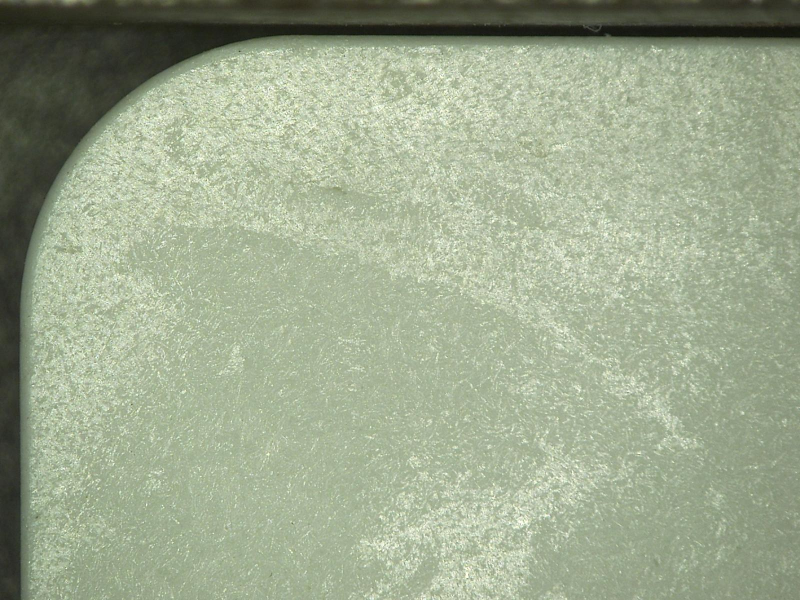
#> input picture template_trial/surfacedata/Nr385.jpg, 1600 x 1200 px, found by its file name (shown at 1/2 size)
$ jupyter execute SurfaceEnhance.ipynb
#> lines starting #> are read from the running program, lines starting #| are printed output that depends on the picture; after the words box and inside, x2 and y2 are one past the last pixel; in counts of white or black regions, pixels touching at a corner belong together
[cell 1]
import cv2
import numpy as np
import matplotlib.pyplot as plt

[cell 2]
# Resize window to display all image
def ResizeWithAspectRatio(image, width=None, height=None, inter=cv2.INTER_AREA):
    dim = None
    (h, w) = image.shape[:2]

    if width is None and height is None:
        return image
    if width is None:
        r = height / float(h)
        dim = (int(w * r), height)
    else:
        r = width / float(w)
        dim = (width, int(h * r))

    return cv2.resize(image, dim, interpolation=inter)

[cell 3]
img = cv2.imread('surfacedata/contrastcrop/Nr385.jpg')
#> img is the input picture: shape (1200, 1600, 3); mean B, G, R 142.7, 168.7, 157.3
# below is from original code
#img1 = cv2.imread('cylinder.png')
#images=np.concatenate(img(img,img1),axis=1)

img_rs = ResizeWithAspectRatio(img, width=1000)
cv2.imshow("Image",img_rs)
cv2.waitKey(0)
cv2.destroyAllWindows()

[cell 4]
# Convert to Grayscale image
gray_img=cv2.cvtColor(img,cv2.COLOR_BGR2GRAY)
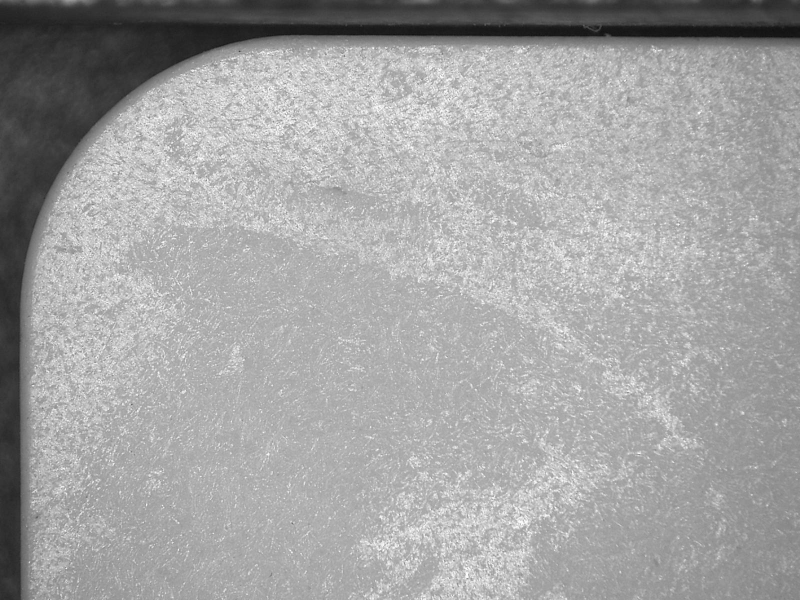
#> gray_img: shape (1200, 1600) (shown at 1/2 size); min 8, max 254, mean 162.4

# find histogram of grayscale and display
hist=cv2.calcHist(gray_img,[0],None,[256],[0,256])
#> hist = 256 values, max 47 at index 60, min 0 at index 0, mean 6.25

plt.subplot(121)
plt.title("Image1")
plt.xlabel('bins')
plt.ylabel("No of pixels")
plt.plot(hist)
plt.show()
#> figure, not shown here; curve peaks at x = 60, y = 47

[cell 5]
# Normalise brightness and increase contrast
gray_img_eqhist=cv2.equalizeHist(gray_img)
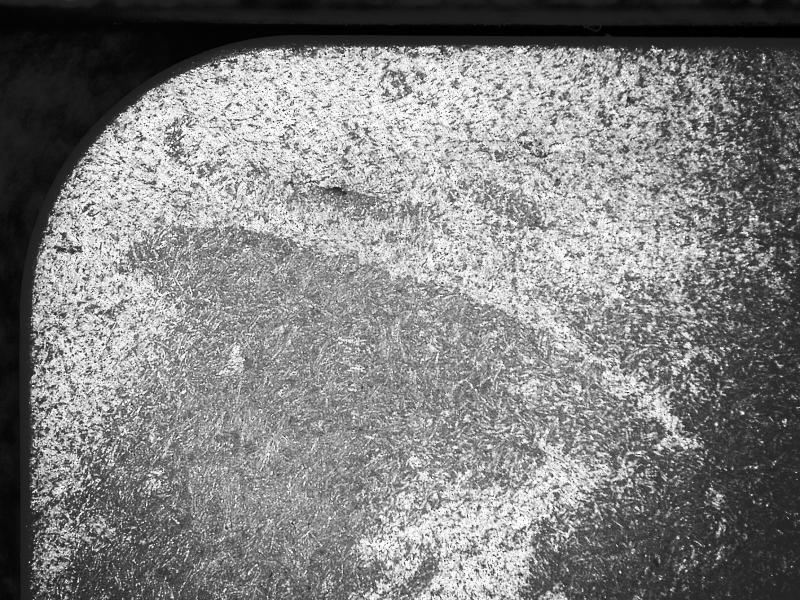
#> gray_img_eqhist: shape (1200, 1600) (shown at 1/2 size); min 0, max 255, mean 129

hist=cv2.calcHist(gray_img_eqhist,[0],None,[256],[0,256])
#> hist = 256 values, max 233 at index 30, min 0 at index 0, mean 6.25

plt.subplot(121)
plt.plot(hist)
plt.show()
#> figure, not shown here; curve peaks at x = 30, y = 233

[cell 6]
# Display enhanced image
gray_img_eqhistrs = ResizeWithAspectRatio(gray_img_eqhist, width=1000)
cv2.imshow("Enhanced",gray_img_eqhistrs)
cv2.waitKey(0)
cv2.destroyAllWindows()

[cell 7]
# Using Contrast Limited Adaptive Histogram Equalization (CLAHE)

clahe=cv2.createCLAHE(clipLimit=40) # 40 is default
gray_img_clahe=clahe.apply(gray_img_eqhist)

imgrs = ResizeWithAspectRatio(gray_img_clahe, width=1000)
cv2.imshow("Images",imgrs)
cv2.waitKey(0)
cv2.destroyAllWindows()

[cell 8]
# Attempting to separate foreground and background with threshholding
th=80
max_val=255
ret, o1 = cv2.threshold(gray_img_clahe, th, max_val, cv2.THRESH_BINARY)
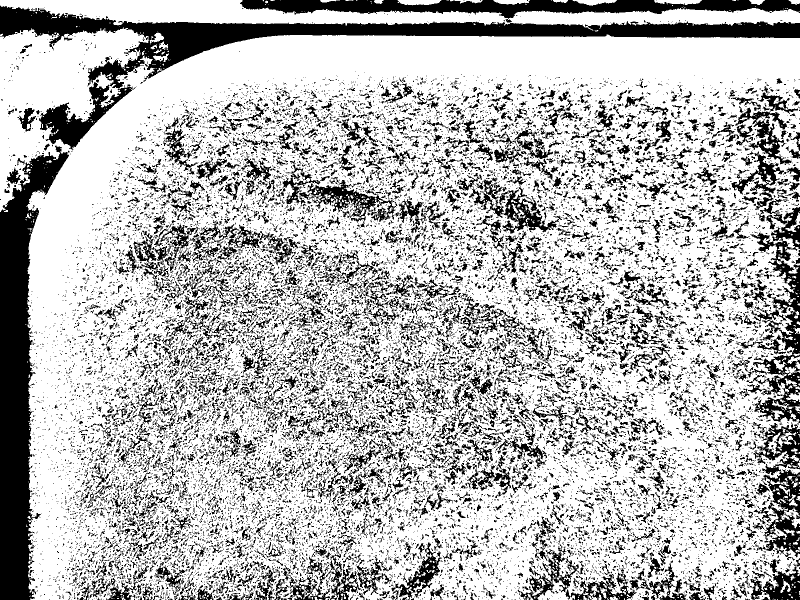
#> o1: shape (1200, 1600) (shown at 1/2 size); 72.3% white; 20013 black regions (17060 under 20 px), largest, box (x1, y1, x2, y2) and area: (0, 11, 1600, 300) 61614, (0, 291, 138, 1200) 53070, (480, 0, 1600, 45) 22252
#> ret = 80
cv2.putText(o1,"Thresh_Binary",(40,100),cv2.FONT_HERSHEY_SIMPLEX,2,(255,255,255),3,cv2.LINE_AA)
#> o1: shape (1200, 1600); 0.17% of pixels changed, all inside (x1, y1, x2, y2) = (39, 54, 472, 104)
ret, o2 = cv2.threshold(gray_img_clahe, th, max_val, cv2.THRESH_BINARY_INV)
cv2.putText(o2,"Thresh_Binary_inv",(40,100),cv2.FONT_HERSHEY_SIMPLEX,2,(255,255,255),3,cv2.LINE_AA)
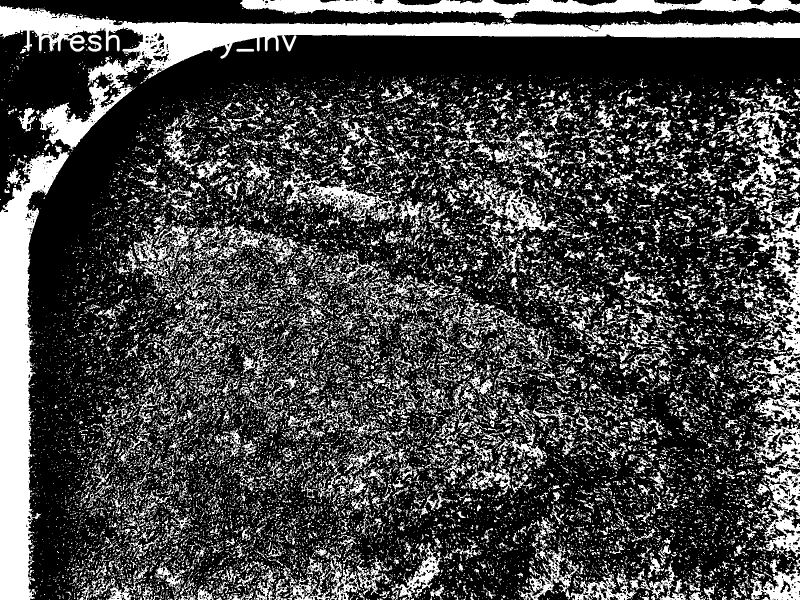
#> o2: shape (1200, 1600) (shown at 1/2 size); min 0, max 255, mean 71.1
ret, o3 = cv2.threshold(gray_img_clahe, th, max_val, cv2.THRESH_TOZERO)
cv2.putText(o3,"Thresh_Tozero",(40,100),cv2.FONT_HERSHEY_SIMPLEX,2,(255,255,255),3,cv2.LINE_AA)
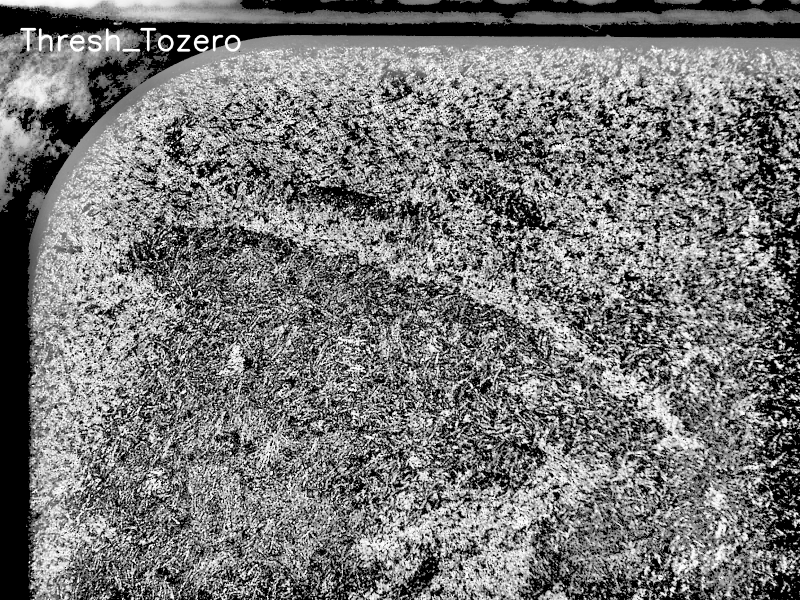
#> o3: shape (1200, 1600) (shown at 1/2 size); min 0, max 255, mean 118.4
ret, o4 = cv2.threshold(gray_img_clahe, th, max_val, cv2.THRESH_TOZERO_INV)
cv2.putText(o4,"Thresh_Tozero_inv",(40,100),cv2.FONT_HERSHEY_SIMPLEX,2,(255,255,255),3,cv2.LINE_AA)
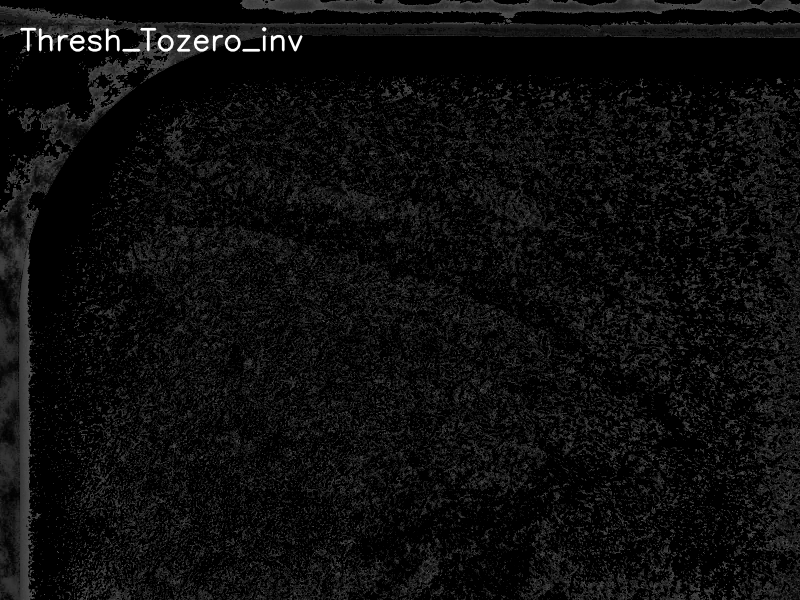
#> o4: shape (1200, 1600) (shown at 1/2 size); min 0, max 255, mean 13.3
ret, o5 = cv2.threshold(gray_img_clahe, th, max_val, cv2.THRESH_TRUNC)
cv2.putText(o5,"Thresh_trunc",(40,100),cv2.FONT_HERSHEY_SIMPLEX,2,(255,255,255),3,cv2.LINE_AA)
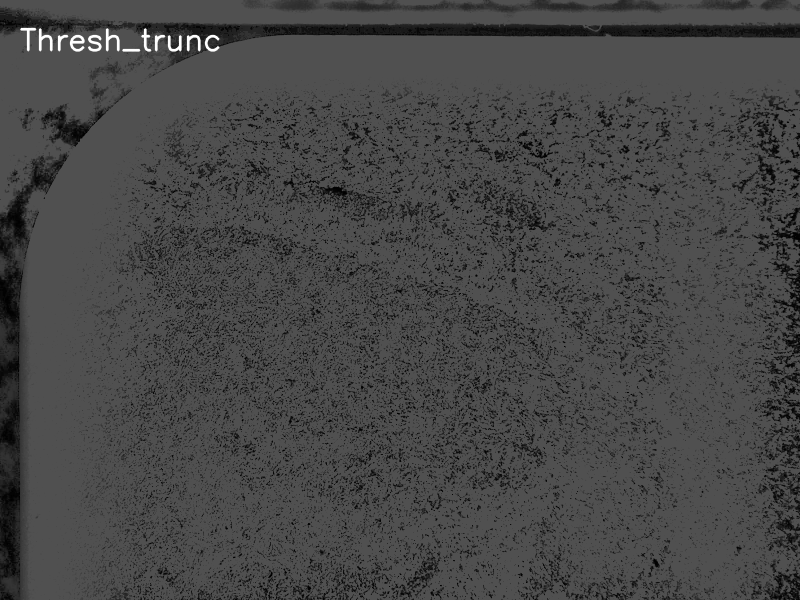
#> o5: shape (1200, 1600) (shown at 1/2 size); min 0, max 255, mean 70.8
ret ,o6=  cv2.threshold(gray_img_clahe, th, max_val,  cv2.THRESH_OTSU)
#> o6: shape (1200, 1600); 50.8% white; 10205 black regions (8836 under 20 px), largest, box (x1, y1, x2, y2) and area: (93, 143, 1600, 1200) 516465, (0, 0, 1600, 1200) 211075, (406, 196, 932, 523) 41235
#> ret = 129
cv2.putText(o6,"Thresh_OSTU",(40,100),cv2.FONT_HERSHEY_SIMPLEX,2,(255,255,255),3,cv2.LINE_AA)
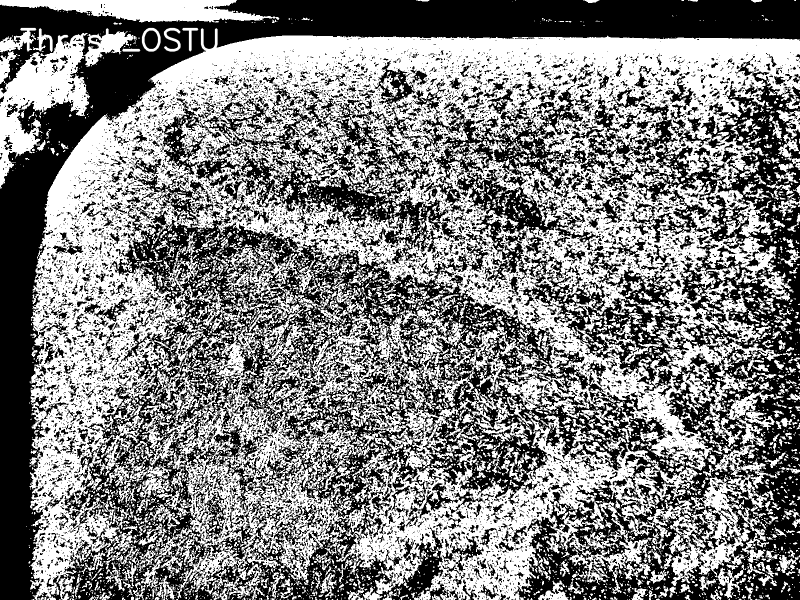
#> o6: shape (1200, 1600) (shown at 1/2 size); min 0, max 255, mean 129.9

final=np.concatenate((o1,o2,o3),axis=1)
final1=np.concatenate((o4,o5,o6),axis=1)
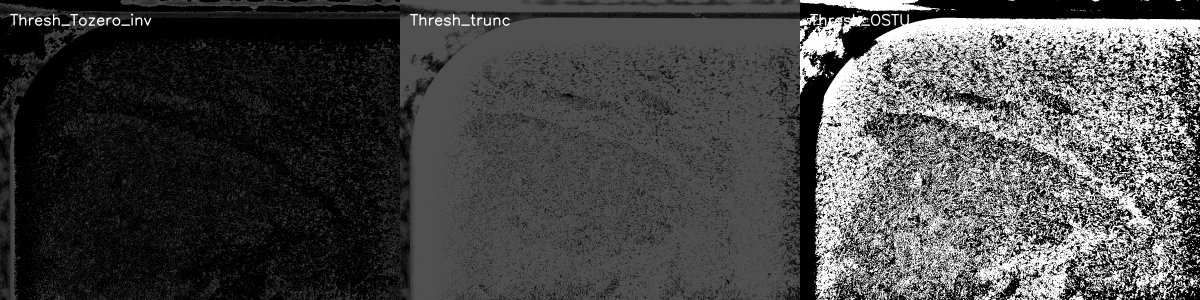
#> final1: shape (1200, 4800) (shown at 1/4 size); min 0, max 255, mean 71.3

cv2.imwrite("surfaceenhance/thimg1.jpg",final)
cv2.imwrite("surfaceenhance/thimg2.jpg",final1)
#> Out = True

[cell 9]
# Attempt adaptive thresholding to deal with different illumination
thresh1 = cv2.adaptiveThreshold(gray_img, 255, cv2.ADAPTIVE_THRESH_MEAN_C, cv2.THRESH_BINARY, 11, 2)
#> thresh1: shape (1200, 1600); 55% white; 8190 black regions (6673 under 20 px), largest, box (x1, y1, x2, y2) and area: (48, 75, 1600, 1200) 627353, (25, 43, 1600, 1200) 22685, (1134, 107, 1426, 368) 18951
thresh2 = cv2.adaptiveThreshold(gray_img, 255, cv2.ADAPTIVE_THRESH_MEAN_C, cv2.THRESH_BINARY, 31, 3)
#> thresh2: shape (1200, 1600); 55.5% white; 9855 black regions (8429 under 20 px), largest, box (x1, y1, x2, y2) and area: (53, 210, 1600, 1200) 440373, (3, 39, 1600, 1200) 50249, (0, 0, 1600, 30) 21628
thresh3 = cv2.adaptiveThreshold(gray_img, 255, cv2.ADAPTIVE_THRESH_GAUSSIAN_C, cv2.THRESH_BINARY, 13, 5)
#> thresh3: shape (1200, 1600); 74.3% white; black in thin lines or dots
thresh4 = cv2.adaptiveThreshold(gray_img, 255, cv2.ADAPTIVE_THRESH_GAUSSIAN_C, cv2.THRESH_BINARY, 31, 4)
#> thresh4: shape (1200, 1600); 63.4% white; 14433 black regions (11144 under 20 px), largest, box (x1, y1, x2, y2) and area: (124, 400, 518, 948) 36646, (27, 47, 1600, 1200) 27970, (686, 832, 992, 1200) 21384

final=np.concatenate((thresh1,thresh2,thresh3,thresh4),axis=1)
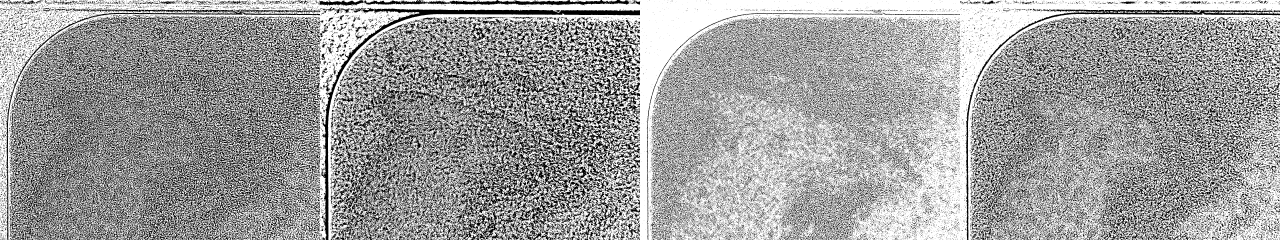
#> final: shape (1200, 6400) (shown at 1/5 size); 62% white; 61006 black regions (49142 under 20 px), largest, box (x1, y1, x2, y2) and area: (48, 75, 1610, 1200) 627486, (1653, 210, 3201, 1200) 440374, (1603, 39, 3200, 1200) 50249
cv2.imwrite('surfaceenhance/rect.jpg',final)
#> Out = True

$ run again, with template_trial/surfacedata/Nr368.jpg copied over template_trial/surfacedata/Nr385.jpg
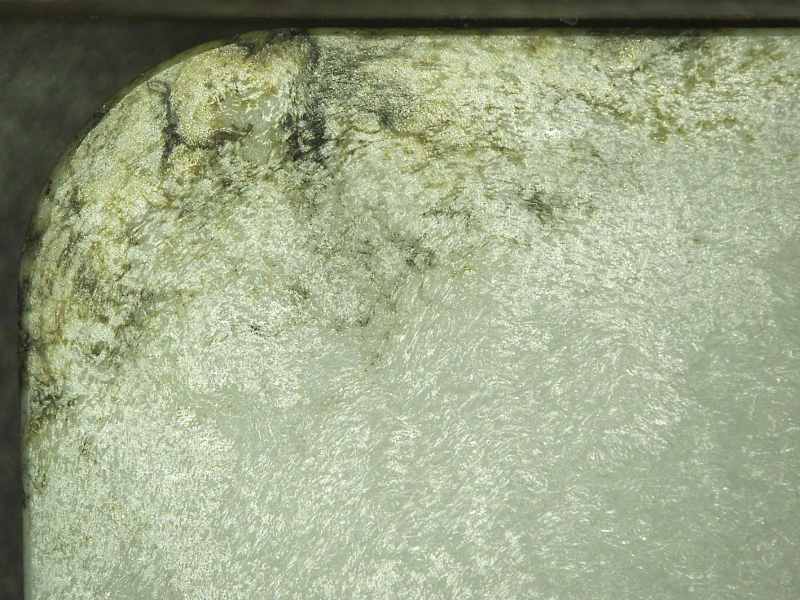
#> input picture template_trial/surfacedata/Nr368.jpg, 1600 x 1200 px, found by its file name (shown at 1/2 size)
#> img is the input picture: shape (1200, 1600, 3); mean B, G, R 136.6, 167.1, 157.2
#> `hist=cv2.calcHist(gray_img,[0],None,[256],[0,256])`: hist = 256 values, max 159 at index 55, min 0 at index 0, mean 6.25
#> `hist=cv2.calcHist(gray_img_eqhist,[0],None,[256],[0,256])`: hist = 256 values, max 159 at index 17, min 0 at index 0, mean 6.25
#> `ret, o1 = cv2.threshold(gray_img_clahe, th, max_val, cv2.THRESH_BINARY)`:
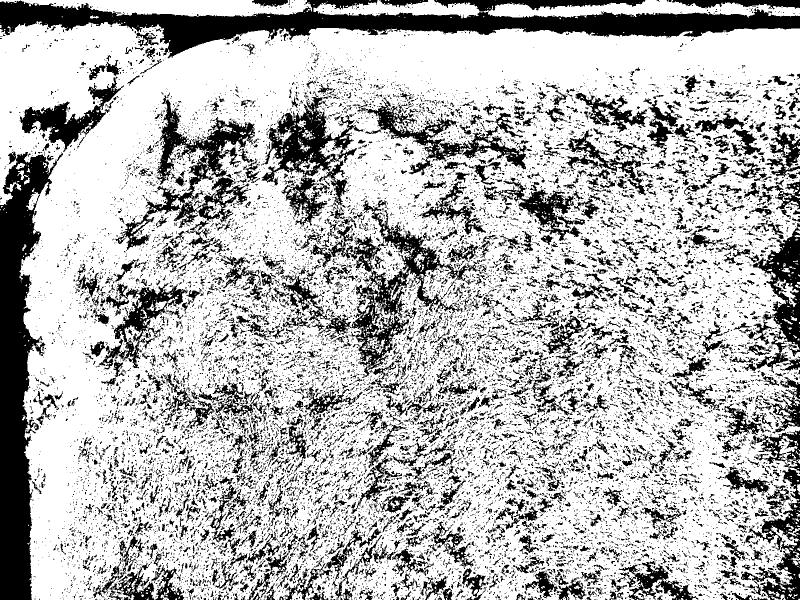
#> o1: shape (1200, 1600) (shown at 1/2 size); 71.5% white; 17475 black regions (15334 under 20 px), largest, box (x1, y1, x2, y2) and area: (0, 0, 1600, 117) 65397, (0, 303, 126, 1200) 52874, (656, 401, 969, 756) 20176
#> `ret, o1 = cv2.threshold(gray_img_clahe, th, max_val, cv2.THRESH_BINARY)`: ret = 80
#> `ret ,o6=  cv2.threshold(gray_img_clahe, th, max_val,  cv2.THRESH_OTSU)`: ret = 130
#> `cv2.imwrite("surfaceenhance/thimg2.jpg",final1)`: Out = True
#> thresh1: shape (1200, 1600); 53.8% white; 8085 black regions (6675 under 20 px), largest, box (x1, y1, x2, y2) and area: (30, 31, 1600, 1200) 712737, (1274, 1017, 1460, 1200) 7269, (187, 850, 326, 1060) 6721
#> thresh2: shape (1200, 1600); 54.1% white; 10425 black regions (9262 under 20 px), largest, box (x1, y1, x2, y2) and area: (6, 19, 1600, 1200) 576707, (1316, 82, 1600, 241) 11204, (177, 1062, 400, 1200) 9484
#> thresh3: shape (1200, 1600); 69.2% white; black in thin lines or dots
#> thresh4: shape (1200, 1600); 60.1% white; 12329 black regions (10162 under 20 px), largest, box (x1, y1, x2, y2) and area: (406, 387, 1267, 1200) 174497, (132, 64, 1222, 892) 107160, (1145, 600, 1424, 907) 19192
#> `final=np.concatenate((thresh1,thresh2,thresh3,thresh4),axis=1)`:
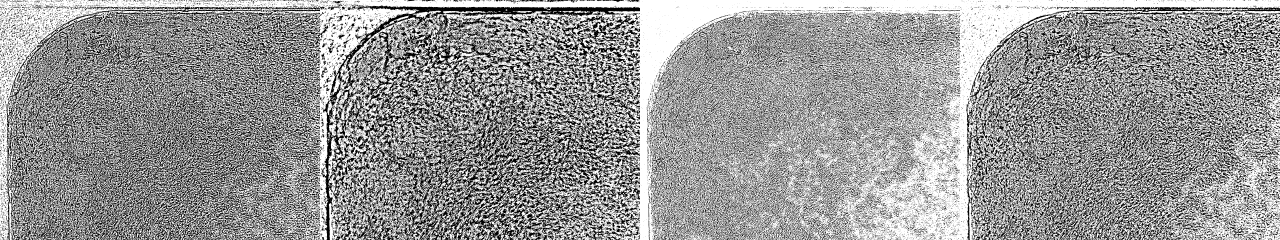
#> final: shape (1200, 6400) (shown at 1/5 size); 59.3% white; 53476 black regions (43215 under 20 px), largest, box (x1, y1, x2, y2) and area: (30, 31, 1642, 1200) 713530, (1606, 19, 3200, 1200) 576707, (5206, 387, 6067, 1200) 174497

$ run again, with template_trial/surfacedata/Nr369.jpg copied over template_trial/surfacedata/Nr385.jpg
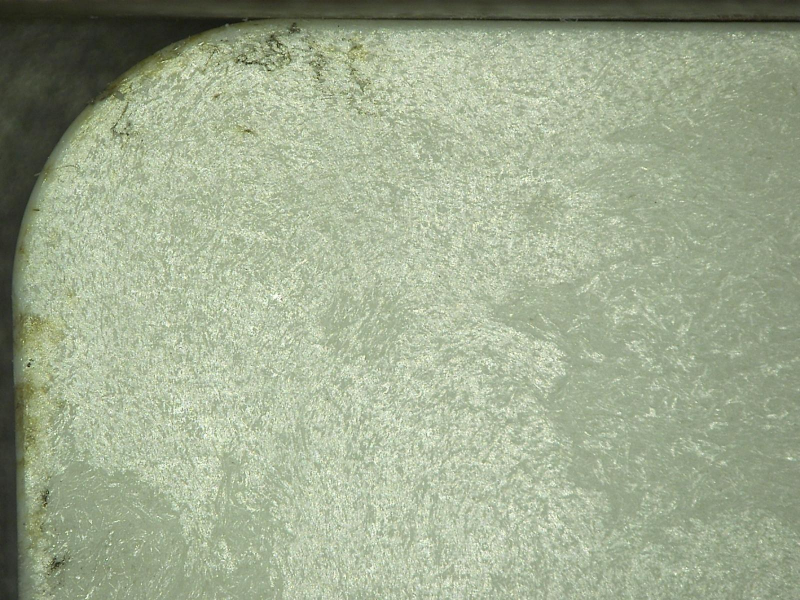
#> input picture template_trial/surfacedata/Nr369.jpg, 1600 x 1200 px, found by its file name (shown at 1/2 size)
#> img is the input picture: shape (1200, 1600, 3); mean B, G, R 143.5, 170.6, 159.1
#> `hist=cv2.calcHist(gray_img,[0],None,[256],[0,256])`: hist = 256 values, max 152 at index 53, min 0 at index 0, mean 6.25
#> `hist=cv2.calcHist(gray_img_eqhist,[0],None,[256],[0,256])`: hist = 256 values, max 244 at index 14, min 0 at index 0, mean 6.25
#> `ret, o1 = cv2.threshold(gray_img_clahe, th, max_val, cv2.THRESH_BINARY)`: ret = 80
#> `ret ,o6=  cv2.threshold(gray_img_clahe, th, max_val,  cv2.THRESH_OTSU)`: ret = 131
#> `cv2.imwrite("surfaceenhance/thimg2.jpg",final1)`: Out = True
#> thresh1: shape (1200, 1600); 54.8% white; 8430 black regions (6609 under 20 px), largest, box (x1, y1, x2, y2) and area: (13, 43, 1551, 1200) 621972, (78, 266, 237, 439) 7158, (28, 495, 237, 713) 7022
#> thresh2: shape (1200, 1600); 56% white; 11146 black regions (9581 under 20 px), largest, box (x1, y1, x2, y2) and area: (42, 211, 1511, 1200) 296107, (177, 373, 671, 759) 43553, (0, 27, 1600, 1200) 39282
#> thresh3: shape (1200, 1600); 71.5% white; black in thin lines or dots
#> thresh4: shape (1200, 1600); 62.5% white; 14620 black regions (11421 under 20 px), largest, box (x1, y1, x2, y2) and area: (256, 269, 669, 717) 32581, (383, 808, 649, 1200) 23841, (601, 545, 1060, 831) 20183
#> `final=np.concatenate((thresh1,thresh2,thresh3,thresh4),axis=1)`:
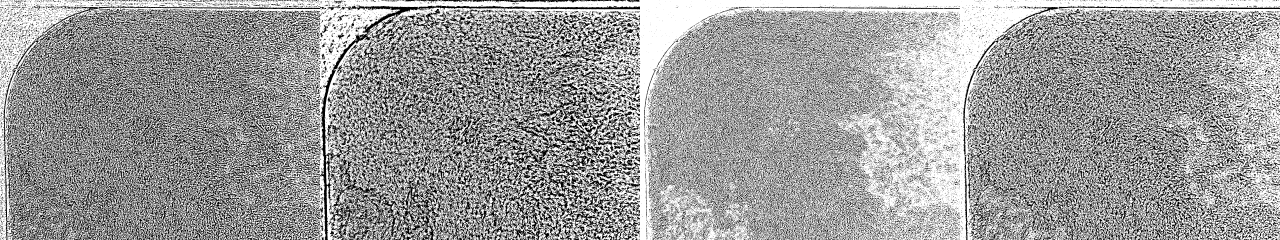
#> final: shape (1200, 6400) (shown at 1/5 size); 61.2% white; 59662 black regions (47349 under 20 px), largest, box (x1, y1, x2, y2) and area: (13, 43, 1551, 1200) 621972, (1642, 211, 3111, 1200) 296107, (1777, 373, 2271, 759) 43553
